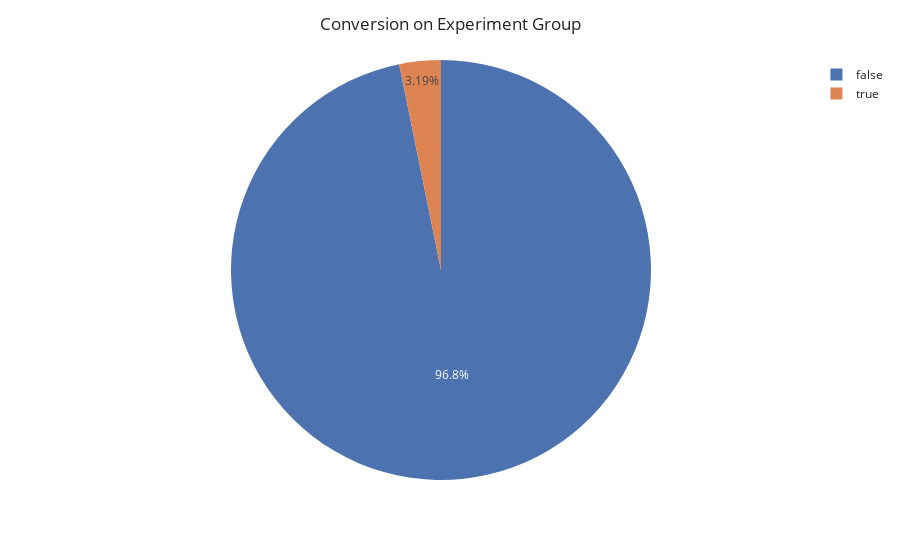

Write notebook code for a chart like this one.
### Code cell
experiment_sample_count = experiment_sample['converted'].value_counts()
num_of_conversion_idx_exp = experiment_sample_count.index 
proportion_experiment = pd.DataFrame()
proportion_experiment['category'] = num_of_conversion_idx_exp
proportion_experiment['count'] = experiment_sample_count
proportion_experiment
viz_treat = px.pie(proportion_experiment,values='count',names='category',template='seaborn')
viz_treat.update_layout(title='Conversion on Experiment Group')

### Figure 1 — Plotly figure (JSON) as saved in the notebook; plotly's stock layout.template omitted (floating-point values rounded to 4 significant figures)
{"data": [{"domain": {"x": [0, 1], "y": [0, 1]}, "hovertemplate": "category=%{label}<br>count=%{value}<extra></extra>", "labels": [false, true], "legendgroup": "", "name": "", "showlegend": true, "type": "pie", "values": [485, 16]}], "layout": {"legend": {"tracegroupgap": 0}, "margin": {"t": 60}, "title": {"text": "Conversion on Experiment Group"}}}
